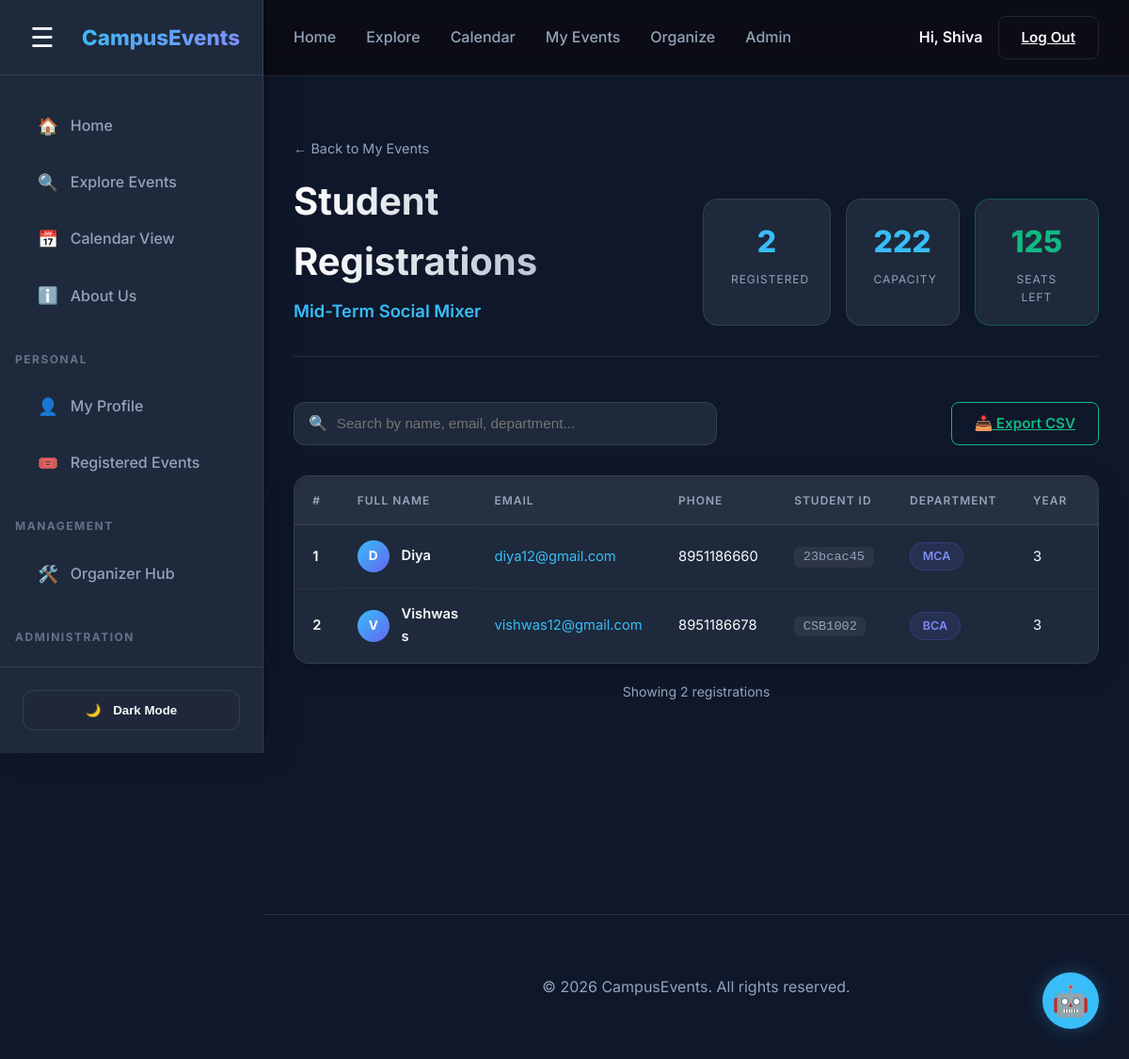
The app's page /event/8/registrations/ (signed in) with its own data.
### events/models.py (models this page shows, shortened)
class Event(models.Model):
    CATEGORY_CHOICES = [
        ('Sports', 'Sports'),
        ('Academic', 'Academic'),
        ('Arts', 'Arts'),
        ('Technology', 'Technology'),
        ('Workshop', 'Workshop'),
        ('Party', 'Party'),
        ('Cultural Fest', 'Cultural Fest'),
    ]
    STATUS_CHOICES = [
        ('pending', 'Pending Approval'),
        ('approved', 'Approved'),
        ('rejected', 'Rejected'),
    ]
    title = models.CharField(max_length=200)
    description = models.TextField()
    date = models.DateTimeField()
    location = models.CharField(max_length=200)
    category = models.CharField(max_length=50, choices=CATEGORY_CHOICES)
    image = models.ImageField(upload_to='event_images/', null=True, blank=True)
    rsvp_count = models.IntegerField(default=0)
    capacity = models.IntegerField(default=50)
    registration_deadline = models.DateTimeField(null=True, blank=True)
    created_at = models.DateTimeField(auto_now_add=True)
    organizer = models.ForeignKey('auth.User', on_delete=models.CASCADE, related_name='organized_events', null=True, blank=True)
    notified = models.BooleanField(default=False)
    status = models.CharField(max_length=20, choices=STATUS_CHOICES, default='approved')
    @property
    def seats_available(self):
        return max(0, self.capacity - self.rsvp_count)

class EventRegistration(models.Model):
    user = models.ForeignKey(User, on_delete=models.CASCADE, related_name='event_registrations')
    event = models.ForeignKey(Event, on_delete=models.CASCADE, related_name='registrations')
    full_name = models.CharField(max_length=200)
    email = models.EmailField()
    phone = models.CharField(max_length=15, blank=True)
    student_id = models.CharField(max_length=20, blank=True)
    department = models.CharField(max_length=50, blank=True)
    year = models.CharField(max_length=5, blank=True)
    registered_at = models.DateTimeField(auto_now_add=True)
    class Meta:
        unique_together = ('user', 'event')
        ordering = ['-registered_at']

### events/views.py (the view, shortened to what this page needs)
# urls.py: path('event/<int:pk>/registrations/', views.view_registrations, name='view_registrations'),
@login_required
def view_registrations(request, pk):
    event = get_object_or_404(Event, pk=pk)
    if event.organizer != request.user and not is_user_admin(request.user):
        messages.error(request, "Access denied. You do not organize this event.")
        return redirect('organized_events')
    registrations = EventRegistration.objects.filter(event=event).select_related('user')
    return render(request, 'view_registrations.html', {
        'event': event,
        'registrations': registrations,
    })

### templates/view_registrations.html (shortened to what this page needs)
{% extends 'base.html' %}
{% load static %}
{% block content %}
<section class="container" style="padding-top: 4rem; padding-bottom: 6rem;">
    <div class="reg-header">
        <div class="reg-header-left">
            <a href="{% url 'organized_events' %}" class="back-link">← Back to My Events</a>
            <h1 class="reg-title">Student Registrations</h1>
            <p class="reg-subtitle">{{ event.title }}</p>
        </div>
        <div class="reg-header-right">
            <div class="stat-card">
                <span class="stat-number">{{ registrations|length }}</span>
                <span class="stat-text">Registered</span>
            </div>
            <div class="stat-card">
                <span class="stat-number">{{ event.capacity }}</span>
                <span class="stat-text">Capacity</span>
            </div>
            <div class="stat-card accent">
                <span class="stat-number">{{ event.seats_available }}</span>
                <span class="stat-text">Seats Left</span>
            </div>
        </div>
    </div>
    <div class="action-bar">
        <div class="search-box">
            <span class="search-icon">🔍</span>
            <input type="text" id="reg-search" placeholder="Search by name, email, department..." oninput="filterTable()">
        </div>
        <a href="{% url 'view_registrations' event.pk %}?export=csv" class="btn btn-outline export-btn" id="export-csv-btn">
            📥 Export CSV
        </a>
    </div>
    {% if registrations %}
    <div class="table-wrapper">
        <table class="reg-table" id="reg-table">
            <thead>
                <tr>
                    <th>#</th>
                    <th>Full Name</th>
                    <th>Email</th>
                    <th>Phone</th>
                    <th>Student ID</th>
                    <th>Department</th>
                    <th>Year</th>
                    <th>Registered At</th>
                </tr>
            </thead>
            <tbody>
                {% for reg in registrations %}
                <tr class="reg-row" data-search="{{ reg.full_name|lower }} {{ reg.email|lower }} {{ reg.department|lower }} {{ reg.student_id|lower }}">
                    <td class="row-num">{{ forloop.counter }}</td>
                    <td class="name-cell">
                        <div class="avatar">{{ reg.full_name|first }}</div>
                        <span>{{ reg.full_name }}</span>
                    </td>
                    <td>
                        <a href="mailto:{{ reg.email }}" class="email-link">{{ reg.email }}</a>
                    </td>
                    <td>{{ reg.phone|default:"—" }}</td>
                    <td><code class="sid">{{ reg.student_id|default:"—" }}</code></td>
                    <td>
                        {% if reg.department %}
                        <span class="dept-badge">{{ reg.department }}</span>
                        {% else %}
                        <span style="color: var(--text-secondary);">—</span>
                        {% endif %}
                    </td>
                    <td>{{ reg.year|default:"—" }}</td>
                    <td class="timestamp">{{ reg.registered_at|date:"M d, Y h:i A" }}</td>
                </tr>
                {% endfor %}
            </tbody>
        </table>
    </div>
    <p class="table-footer" id="result-count">Showing {{ registrations|length }} registration{{ registrations|length|pluralize }}</p>
    {% endif %}
</section>
{% endblock %}

### templates/base.html (shortened to what this page needs)
{% load static %}
<!DOCTYPE html>
<html lang="en">
<head>
    <link rel="stylesheet" href="{% static 'css/style.css' %}">
</head>
<body>
    <div class="app-layout">
        <aside class="sidebar-nav" id="sidebarNav">
            <div class="sidebar-header">
                <button class="hamburger-btn sidebar-toggle" id="sidebarToggleBtn" aria-label="Toggle Sidebar">☰</button>
                <span class="sidebar-logo">CampusEvents</span>
            </div>
            <ul class="sidebar-links">
                <li><a href="/"><span class="icon">🏠</span> <span class="link-text">Home</span></a></li>
                <li><a href="{% url 'explore' %}"><span class="icon">🔍</span> <span class="link-text">Explore Events</span></a></li>
                <li><a href="{% url 'calendar_view' %}"><span class="icon">📅</span> <span class="link-text">Calendar View</span></a></li>
                <li><a href="{% url 'about' %}"><span class="icon">ℹ️</span> <span class="link-text">About Us</span></a></li>
                {% if user.is_authenticated %}
                    <li class="sidebar-divider">Personal</li>
                    <li><a href="{% url 'profile' %}"><span class="icon">👤</span> <span class="link-text">My Profile</span></a></li>
                    <li><a href="{% url 'my_events' %}"><span class="icon">🎟️</span> <span class="link-text">Registered Events</span></a></li>
                    {% if user.student_profile.role == 'organizer' or user.is_staff or user.is_superuser or user.student_profile.role == 'admin' %}
                        <li class="sidebar-divider">Management</li>
                        <li><a href="{% url 'organized_events' %}"><span class="icon">🛠️</span> <span class="link-text">Organizer Hub</span></a></li>
                    {% endif %}
                    {% if user.is_staff or user.is_superuser or user.student_profile.role == 'admin' %}
                        <li class="sidebar-divider">Administration</li>
                        <li><a href="{% url 'admin_dashboard' %}"><span class="icon">📈</span> <span class="link-text">Admin Analytics</span></a></li>
                    {% endif %}
                {% endif %}
            </ul>
            <div class="sidebar-footer">
                <button class="theme-toggle-btn" id="themeToggleBtn">
                    <span id="themeToggleIcon">🌙</span> <span id="themeToggleText">Dark Mode</span>
                </button>
            </div>
        </aside>
        <div class="main-wrapper" id="mainWrapper">
            <header>
                <div class="container">
                    <nav>
                        <ul class="nav-links">
                            <li><a href="/">Home</a></li>
                            <li><a href="{% url 'explore' %}">Explore</a></li>
                            <li><a href="{% url 'calendar_view' %}">Calendar</a></li>
                            {% if user.is_authenticated %}
                                <li><a href="{% url 'my_events' %}">My Events</a></li>
                                {% if user.student_profile.role == 'organizer' or user.is_staff or user.is_superuser or user.student_profile.role == 'admin' %}
                                    <li><a href="{% url 'organized_events' %}">Organize</a></li>
                                {% endif %}
                                {% if user.is_staff or user.is_superuser or user.student_profile.role == 'admin' %}
                                    <li><a href="{% url 'admin_dashboard' %}">Admin</a></li>
                                {% endif %}
                            {% endif %}
                        </ul>
                        <div class="auth-buttons">
                            {% if user.is_authenticated %}
                                <div class="user-greeting-wrapper" style="display: flex; align-items: center; gap: 1rem;">
                                    <span class="user-greeting" onclick="window.location.href='{% url 'profile' %}'" style="cursor: pointer; font-weight: 600; color: var(--text-primary);">
                                        Hi, {{ user.first_name|default:user.username }}
                                    </span>
                                    <a href="{% url 'logout' %}" class="btn btn-outline">Log Out</a>
                                </div>
                            {% else %}
                                <a href="{% url 'login' %}" class="btn btn-outline">Log In</a>
                                <a href="{% url 'register' %}" class="btn btn-primary">Sign Up</a>
                            {% endif %}
                        </div>
                    </nav>
                </div>
            </header>
            <main>
                {% block content %}{% endblock %}
            </main>
            <footer>
                <div class="container">
                    <p>&copy; 2026 CampusEvents. All rights reserved.</p>
                </div>
            </footer>
        </div>
    </div>
    <button id="chat-toggle" class="chat-toggle-btn" onclick="toggleChat()">🤖</button>
</body>
</html>

### static/css/style.css (style rules this page uses)
html { scroll-behavior: smooth; }
:root { --bg-color: #0f172a; --surface-color: #1e293b; --surface-hover: #334155; --primary-color: #38bdf8; --primary-glow: rgba(56, 189, 248, 0.3); --secondary-color: #818cf8; --accent-color: #fb7185; --text-primary: #f8fafc; --text-secondary: #94a3b8; --glass-bg: rgba(30, 41, 59, 0.7); --glass-border: rgba(255, 255, 255, 0.1); --transition: all 0.3s cubic-bezier(0.4, 0, 0.2, 1); }
* { margin: 0; padding: 0; box-sizing: border-box; }
body { font-family: 'Inter', sans-serif; background-color: var(--bg-color); color: var(--text-primary); line-height: 1.6; overflow-x: hidden; }
.container { max-width: 1200px; margin: 0 auto; padding: 0 2rem; }
header { background: var(--glass-bg); backdrop-filter: blur(12px); border-bottom: 1px solid var(--glass-border); position: sticky; top: 0; z-index: 1000; }
nav { display: flex; justify-content: space-between; align-items: center; height: 80px; }
.nav-links { display: flex; gap: 2rem; list-style: none; }
.nav-links a { text-decoration: none; color: var(--text-secondary); font-weight: 500; transition: var(--transition); }
.auth-buttons { display: flex; gap: 1rem; }
.btn { padding: 0.6rem 1.5rem; border-radius: 8px; font-weight: 600; cursor: pointer; transition: var(--transition); border: none; font-size: 0.95rem; }
.btn-outline { background: transparent; border: 1px solid var(--glass-border); color: var(--text-primary); }
footer { margin-top: 8rem; padding: 4rem 0; border-top: 1px solid var(--glass-border); text-align: center; color: var(--text-secondary); }

### templates/base.html (style rules this page uses)
:root { --sidebar-width: 280px; --sidebar-collapsed-width: 80px; }
.app-layout { display: flex; min-height: 100vh; position: relative; background: var(--bg-color); }
.sidebar-nav { position: fixed; top: 0; left: 0; width: var(--sidebar-width); height: 100vh; background: var(--surface-color); border-right: 1px solid var(--glass-border); z-index: 1100; display: flex; flex-direction: column; transition: width 0.3s cubic-bezier(0.4, 0, 0.2, 1), transform 0.3s ease; box-shadow: 10px 0 30px rgba(0,0,0,0.15); overflow: hidden; }
.main-wrapper { flex: 1; display: flex; flex-direction: column; width: 100%; margin-left: var(--sidebar-width); transition: margin-left 0.3s cubic-bezier(0.4, 0, 0.2, 1); min-width: 0; }
.sidebar-header { padding: 1.5rem; height: 80px; display: flex; justify-content: space-between; align-items: center; border-bottom: 1px solid var(--glass-border); }
.sidebar-logo { font-size: 1.4rem; font-weight: 800; background: linear-gradient(135deg, var(--primary-color), var(--secondary-color)); -webkit-background-clip: text; background-clip: text; -webkit-text-fill-color: transparent; white-space: nowrap; }
.sidebar-links { list-style: none; padding: 1.5rem 0; flex: 1; overflow-y: auto; overflow-x: hidden; }
.sidebar-links li { padding: 0.2rem 1.5rem; }
.sidebar-links a { display: flex; align-items: center; gap: 0.8rem; padding: 0.8rem 1rem; color: var(--text-secondary); text-decoration: none; border-radius: 12px; font-weight: 500; transition: all 0.2s ease; white-space: nowrap; }
.sidebar-links a .icon { font-size: 1.1rem; flex-shrink: 0; }
.sidebar-divider { font-size: 0.75rem; text-transform: uppercase; letter-spacing: 1.5px; color: var(--text-secondary); opacity: 0.6; margin: 1.5rem 0 0.5rem 0; padding-left: 1rem !important; font-weight: 700; white-space: nowrap; }
.sidebar-footer { padding: 1.5rem; border-top: 1px solid var(--glass-border); }
.theme-toggle-btn { width: 100%; display: flex; align-items: center; justify-content: center; gap: 0.8rem; padding: 0.8rem; background: var(--glass-bg); border: 1px solid var(--glass-border); color: var(--text-primary); border-radius: 12px; cursor: pointer; font-weight: 600; transition: var(--transition); }
header { position: sticky; top: 0; z-index: 1000; background: rgba(10, 10, 18, 0.8); backdrop-filter: blur(12px); border-bottom: 1px solid var(--glass-border); }
.hamburger-btn { background: none; border: none; color: var(--text-primary); font-size: 1.8rem; cursor: pointer; padding: 0.2rem 0.5rem; border-radius: 6px; transition: var(--transition); display: flex; align-items: center; justify-content: center; }
.chat-toggle-btn { position: fixed; bottom: 2rem; right: 2rem; width: 60px; height: 60px; border-radius: 50%; background: var(--primary-color); color: var(--bg-color); font-size: 2rem; border: none; cursor: pointer; box-shadow: 0 0 20px var(--primary-glow); z-index: 2000; transition: var(--transition); }

### records on screen
Event: title "Mid-Term Social Mixer", capacity "222", seats_available "125"
EventRegistration: full_name|first "D", full_name "Diya", email "diya12@gmail.com", phone "8951186660", student_id "23bcac45", department "MCA", year "3"
EventRegistration: full_name|first "V", full_name "Vishwas s", email "vishwas12@gmail.com", phone "8951186678", student_id "CSB1002", department "BCA", year "3"

### other values on screen
{{ user.first_name|default:user.username }} "Shiva"
{{ registrations|length }} "2"
